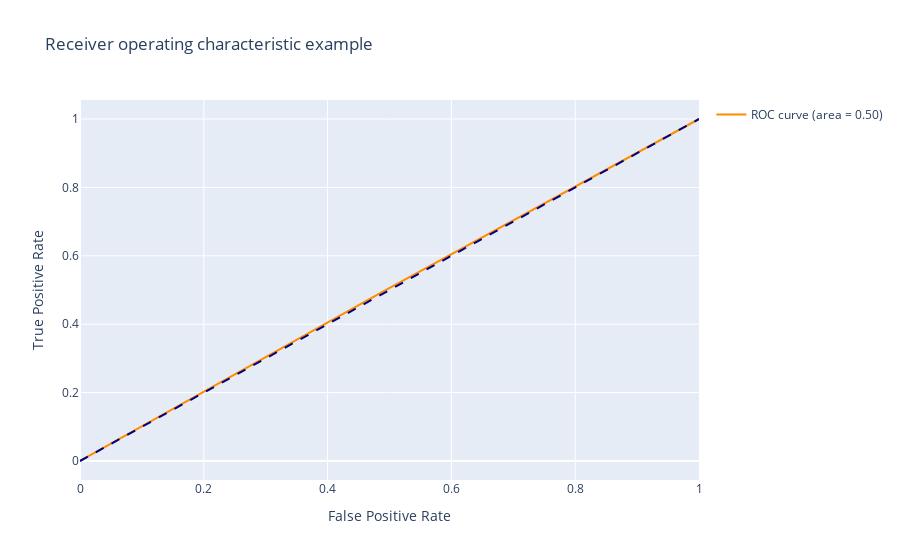

Write notebook code for a chart like this one.
### Code cell
dir = x_test_df.dir.values
length = len(dir.flatten())
#ty_test.numpy().shape
mpl.plotRoc(ty_test.numpy(), dir.flatten())

### Figure 1 — Plotly figure (JSON) as saved in the notebook; plotly's stock layout.template omitted (floating-point values rounded to 4 significant figures)
{"data": [{"line": {"color": "darkorange", "width": 2}, "mode": "lines", "name": "ROC curve (area = 0.50)", "type": "scatter", "x": [0, 0.4886, 1], "y": [0, 0.4946, 1]}, {"line": {"color": "navy", "dash": "dash", "width": 2}, "mode": "lines", "showlegend": false, "type": "scatter", "x": [0, 1], "y": [0, 1]}], "layout": {"title": {"text": "Receiver operating characteristic example"}, "xaxis": {"title": {"text": "False Positive Rate"}}, "yaxis": {"title": {"text": "True Positive Rate"}}}}
